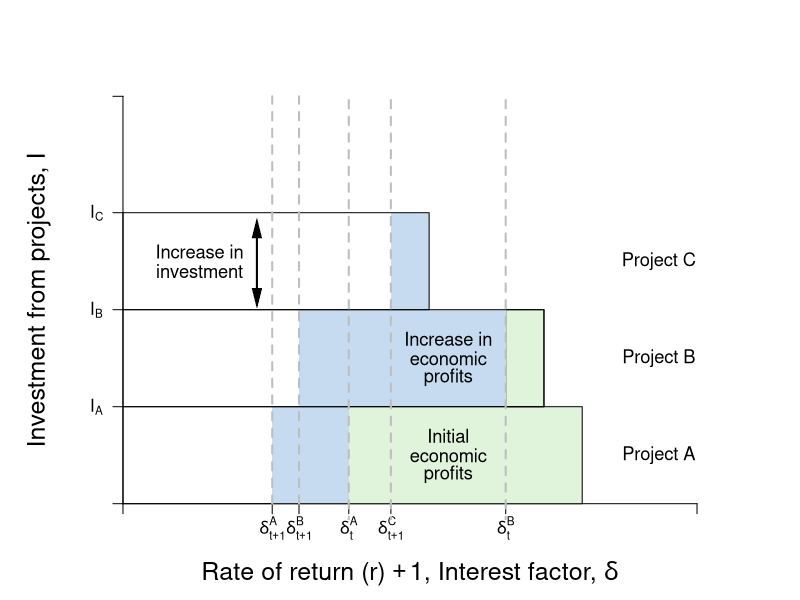

The R script that drew this image:
#Graph Designer: Simon Halliday
#Authors: Bowles, Foley and Halliday
#Title: Coordination, Conflict and Competition: A Text in Microeconomics

library(shape)
pdf(file = "credit/quality_stack2.pdf", width = 8, height = 6)

#Set parameters for graphics
axislabelsize <- 1.5
labelsize <- 1.1
graphlinewidth <- 3
segmentlinewidth <- 2

COL <- c("#7fc97f", "#beaed4", "#fdc086", "#ffff99", "#386cb0", "#f0027f", "#bf5b17", "#666666")
COLA <- c("#e0f3db", "#99d8c9","#66c2a4","#41ae76", "#238b45", "#005824")
COLB <- c("#c6dbef", "#4eb3d3", "#2b8cbe", "#0868ac","#084081")

#Edited the margins to cater for the larger LHS labels
par(mar =  c(4, 5, 4, 4))

brfFn <- function(delta, mu = 1, k = 1) {
  .5 + (delta / (2 * mu)) * (1 - k)
}

PCFn <- function(delta, mu = 1) {
  delta/mu
}

isoreturnFn <- function(delta, pi=0.125) {
  1 - (pi)/delta
}

yFn <- function(d1, f1, mu = 1){
  mu*f1*(1 - f1) - d1*(1 - f1)
}

ylow <- function(delta, mu = 1, ybar = 0.0625){
  (-sqrt(delta^2 - 2*delta*mu + mu^2 - 4*mu*ybar) + delta + mu)/(2*mu)
}

yhigh <- function(delta, mu = 1, ybar = 0.0625){
  (sqrt(delta^2 - 2*delta*mu + mu^2 - 4*mu*ybar) + delta + mu)/(2*mu)
}

xlims <- c(0, 1.5)
ylims <- c(0, 1.05)

npts <- 501 
d1 <- seq(xlims[1], xlims[2], length.out = npts)
f1 <- seq(ylims[1], ylims[2], length.out = npts) 
a <- c(0.0625)

plot(0, 0, xlim = xlims, ylim = ylims, type = "n",
     xlab = expression(paste("")),
     ylab = expression(paste("")), 
     xaxt = "n", 
     yaxt = "n", 
     cex.lab = axislabelsize, 
     bty = "n"
     # xaxs="i", 
     # yaxs="i"
)


# ticksy <- seq(from = 0, to = ylims[2], by = 0.1)
# ylabels <- seq(from = 0, to = ylims[2], by = 0.1)
# ticksx <- seq(from = 0, to = xlims[2], by = 0.1)
# xlabels <- seq(from = 0, to = xlims[2], by = 0.1)
ticksy <- c(ylims[1], 0.25, 0.5, 0.75, ylims[2])
ylabels <- c(NA, expression(paste(I[A])), expression(paste(I[B])),expression(paste(I[C])), NA)
ticksx <- c(xlims[1], 0.39, 0.46, 0.59, 0.7, 1, xlims[2])
xlabels <- c(NA, expression(paste(delta[t+1]^{A})),expression(paste(delta[t+1]^{B})), expression(paste(delta[t]^{A})),expression(paste(delta[t+1]^{C})), expression(paste(delta[t]^{B})), NA)

axis(1, at = ticksx, pos = 0, labels = xlabels)
axis(2, at = ticksy, pos = 0, labels = ylabels, las = 1)

npts <- 503 
xx1 <- seq(xlims[1], xlims[2], length.out = npts)

#Draw the graphs
# lines(xx1, brfFn(xx1, k = 0.28), col = COLA[4], lwd = graphlinewidth)


xpoly4 <- c(0.59, 1.2, 1.2, 0.59, 0.59)
ypoly4 <- c(0, 0, 0.25, 0.25, 0)
polygon(x = xpoly4, y = ypoly4, col=COLA[1], density=NULL, border = NA)

xpoly5 <- c(1, 1.1, 1.1, 1, 1)
ypoly5 <- c(0.25, 0.25, 0.5, 0.5, 0.25)
polygon(x = xpoly5, y = ypoly5, col=COLA[1], density=NULL, border = TRUE)


xpoly6 <- c(0.39, 0.59, 0.59, 0.39, 0.39)
ypoly6 <- c(0, 0, 0.25, 0.25, 0)
polygon(x = xpoly6, y = ypoly6, col=COLB[1], density=NULL, border = NA)

xpoly7 <- c(0.46, 1, 1, 0.46, 0.46)
ypoly7 <- c(0.25, 0.25, 0.5, 0.5, 0.25)
polygon(x = xpoly7, y = ypoly7, col=COLB[1], density=NULL, border = NA)

xpoly8 <- c(0.7, 0.8, 0.8, 0.7, 0.7)
ypoly8 <- c(0.5, 0.5, 0.75, 0.75, 0.5)
polygon(x = xpoly8, y = ypoly8, col=COLB[1], density=NULL, border = NA)


xpoly1 <- c(0, 1.2, 1.2, 0, 0)
ypoly1 <- c(0, 0, 0.25, 0.25, 0)
polygon(x = xpoly1, y = ypoly1, col=NA, density=NULL, border = TRUE)
xpoly2 <- c(0, 1.1, 1.1, 0, 0)
ypoly2 <- c(0.25, 0.25, 0.5, 0.5, 0.25)
polygon(x = xpoly2, y = ypoly2, col=NA, density=NULL, border = TRUE)
xpoly3 <- c(0, 0.8, 0.8, 0, 0)
ypoly3 <- c(0.5, 0.5, 0.75, 0.75, 0.5)
polygon(x = xpoly3, y = ypoly3, col=NA, density=NULL, border = TRUE)


#Axis labels
mtext(expression(paste("Rate of return (r) ", + 1, ", Interest factor, ", delta)), side = 1, line = 2.5, cex = axislabelsize)
text(-0.22, 0.5*(ylims[2]), expression(paste("Investment from projects, ", I)), xpd = TRUE, cex = axislabelsize, srt = 90) 

segments(0.46, 0, 0.46, ylims[2], lty = 2, col = "gray" , lwd = segmentlinewidth)
segments(0.39, 0, 0.39, ylims[2], lty = 2, col = "gray" , lwd = segmentlinewidth)



text(1.4, 0.125, expression(paste("Project A")), cex = labelsize)
text(1.4, 0.375, expression(paste("Project B")), cex = labelsize)
text(1.4, 0.625, expression(paste("Project C")), cex = labelsize)

text(0.2, 0.65, expression(paste("Increase in")), cex = labelsize)
text(0.2, 0.60, expression(paste("investment")), cex = labelsize)
Arrows(0.35, 0.53, 0.35, 0.71, col = "black", code = 3, lty = 1, lwd = 2, arr.type = "triangle", arr.lwd = 0.5)


segments(1, -1, 1, ylims[2], lty = 2, col = "gray" , lwd = segmentlinewidth)
# points(1, brfFn(1, k = 0.5), pch = 16, col = "black", cex = 1.5)
# text(1, brfFn(1, k = 0.5) + 0.04, expression(paste(n)), cex = labelsize)

segments(.59, -1, 0.59, ylims[2], lty = 2, col = "gray" , lwd = segmentlinewidth)
# points(0.59, brfFn(0.59, k = 0.75), pch = 16, col = "black", cex = 1.5)
# text(0.6 + 0.02, brfFn(0.64, k = 0.75) - 0.03, expression(paste(a)), cex = labelsize)

segments(.7, -1, 0.7, ylims[2], lty = 2, col = "gray" , lwd = segmentlinewidth)
# points(0.7, brfFn(0.7, k = 0.28), pch = 16, col = "black", cex = 1.5)

text(0.85, 0.425, expression(paste("Increase in")), cex = labelsize)
text(0.85, 0.375, expression(paste("economic")), cex = labelsize)
text(0.85, 0.325, expression(paste("profits")), cex = labelsize)


text(0.85, 0.175, expression(paste("Initial")), cex = labelsize)
text(0.85, 0.125, expression(paste("economic")), cex = labelsize)
text(0.85, 0.075, expression(paste("profits")), cex = labelsize)


# 
# segments(8, 0, 8,indiffA(x = 8)  , lty = 2, col = "gray" , lwd = segmentlinewidth)
# segments(0, indiffA(x = 8) , 8,indiffA(x = 8)  , lty = 2, col = "gray" , lwd = segmentlinewidth)

#Annotate points (4,4),(2,8),(8,2) on feasibility frontier


# text(0.375+0.02, 0.6+0.03, expression(paste(b)), cex = labelsize)
# points(0.375, 0.6, pch = 16, col = "black", cex = 1.5)

#text(0.2, 1.01, expression(paste("Iso-expected income curves")), cex = labelsize)
#text(0.2, 0.95, expression(paste(y[1] == y^L)), cex = labelsize)
#text(0.2, 0.87, expression(paste(y == y^{NE})), cex = labelsize)
#text(0.2, 0.77, expression(paste(y[3] == y^H)), cex = labelsize)

# text(0.61, 0.98, expression(paste("Excluded borrower's BRF")), cex = labelsize)
# text(0.58, 0.93, expression(paste(f(delta, k < k^0))), cex = labelsize)

# text(1.55, 0.98, expression(paste("Marginal borrower's BRF")), cex = labelsize)
# text(1.48, 0.93, expression(paste(f(delta, k == k^0))), cex = labelsize)


# text(1.75, 0.5, expression(paste("BRF for borrower")), cex = labelsize)
# text(1.75, 0.45, expression(paste("with more than")), cex = labelsize)
# text(1.75, 0.4, expression(paste("minimum collateral")), cex = labelsize)


# text(0.1, 0.43, expression(paste(1 + rho[0])), cex = labelsize)
# Arrows(0.17, 0.43, 0.26, 0.43, col = "black", lty = 1, lwd = 2, arr.type = "triangle", arr.lwd = 0.5)
# text(0.1, 0.25, expression(paste(1 + rho[1])), cex = labelsize)
# Arrows(0.17, 0.25, 0.29, 0.25, col = "black", lty = 1, lwd = 2, arr.type = "triangle", arr.lwd = 0.5)
# Arrows(0.88, 0.63, 0.88, 0.82, col = "black", lty = 1, lwd = 2, arr.type = "triangle", arr.lwd = 0.5)

# text(1.1, 1.04, expression(paste("Zero profit condition")), cex = labelsize)
# text(1.1, 1, expression(paste("after policy change")), cex = labelsize)
# Arrows(1.1, 0.97, 1.1, 0.88, col = "black", lty = 1, lwd = 2, arr.type = "triangle", arr.lwd = 0.5)
#text(1.1, 0.85, expression(paste("rate increase")), cex = labelsize)

# text(1.25, 0.55, expression(paste("Zero profit condition")), cex = labelsize)
# text(1.25, 0.51, expression(paste("before policy change")), cex = labelsize)
# Arrows(1.25, 0.58, 1.25, 0.76, col = "black", lty = 1, lwd = 2, arr.type = "triangle", arr.lwd = 0.5)

#text(1.2, 0.25, expression(paste("rate increase")), cex = labelsize)



#text(0.62, 0.9, expression(paste(f == frac(1,2) + frac(delta, 2*mu))), cex = labelsize)

# text(0.62, 0.4, expression(paste("A's participation")), cex = labelsize)
# text(0.62, 0.35, expression(paste("constraint")), cex = labelsize)
# text(0.62, 0.25, expression(paste(f == frac(delta, mu))), cex = labelsize)



# text(0.88, 0.6, expression(paste("P's iso-profit curve")), cex = labelsize)
# text(0.88, 0.55, expression(paste(pi == pi^{NE})), cex = labelsize)
# Arrows(0.88, 0.63, 0.88, 0.82, col = "black", lty = 1, lwd = 2, arr.type = "triangle", arr.lwd = 0.5)

# text(0.3, 0.15, expression(paste("Pareto-improving")), cex = labelsize)
# text(0.3, 0.1, expression(paste("lens")), cex = labelsize)
# Arrows(0.3, 0.18, 0.3, 0.5, col = "black", lty = 1, lwd = 2, arr.type = "triangle", arr.lwd = 0.5)


dev.off()
